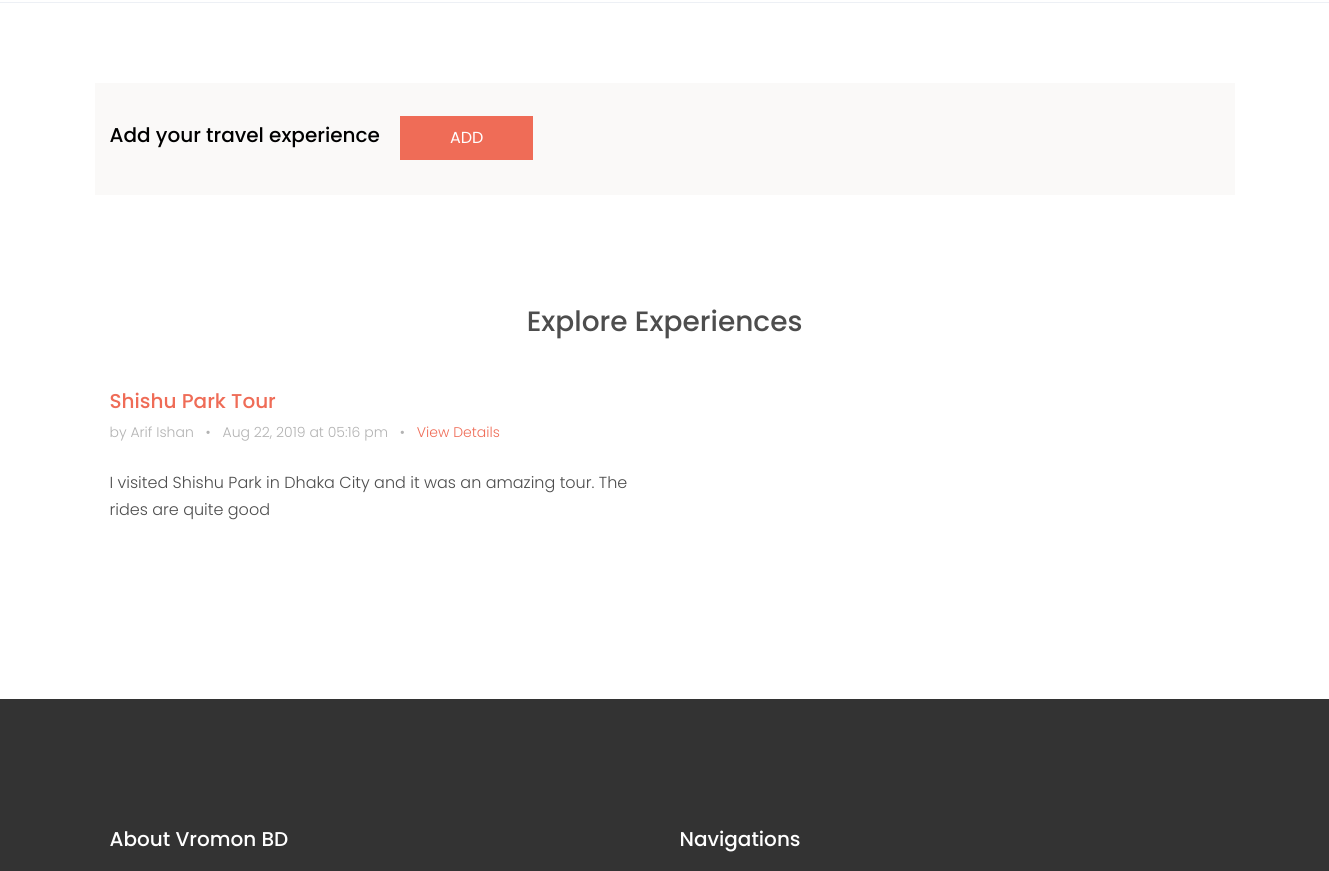
/experience.php (middle part), run on an earlier commit of the app's database.
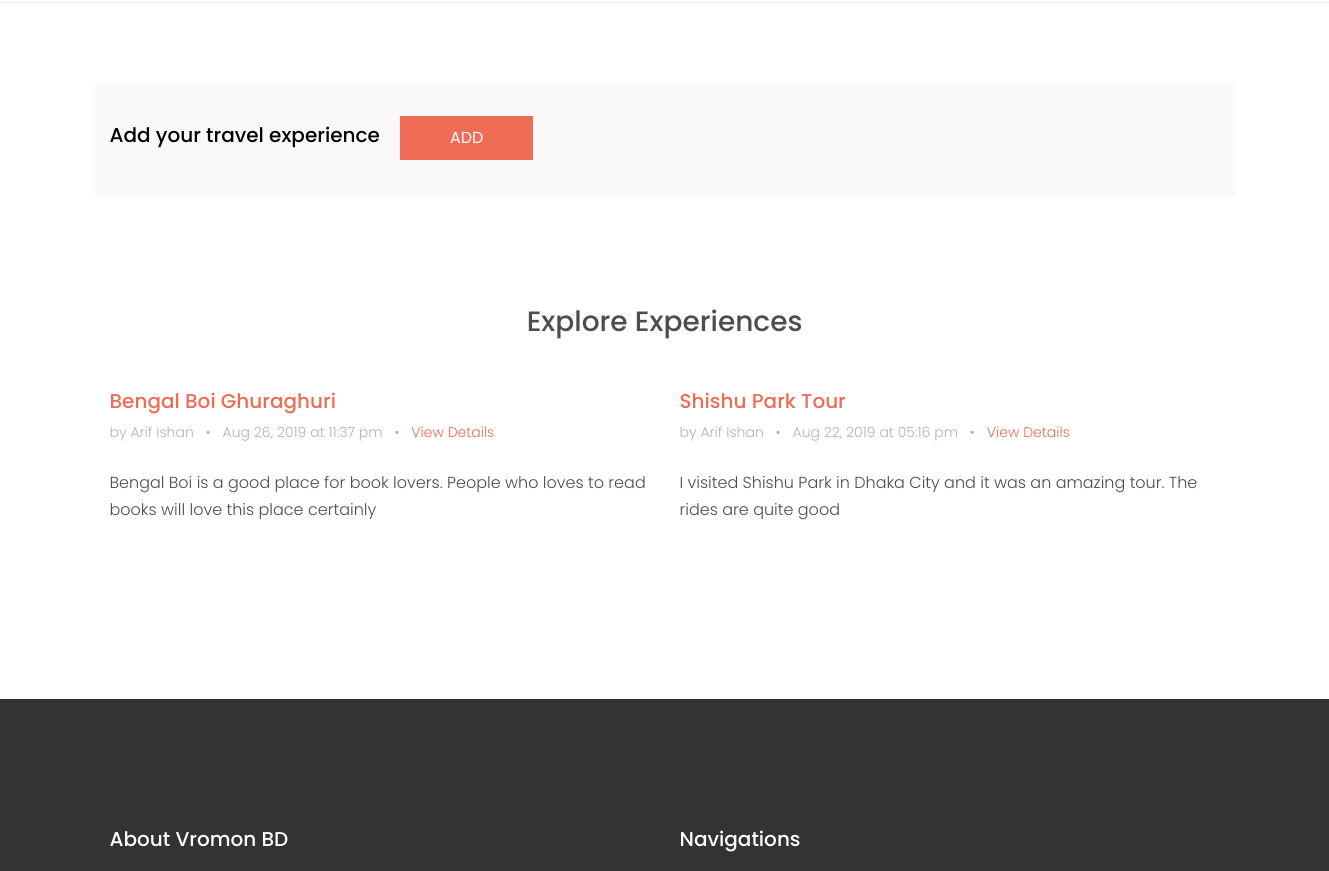
And on a later commit of the database.
### tables this page shows
CREATE TABLE `blogs` (
  `ID` int(11) NOT NULL,
  `UserID` int(11) NOT NULL,
  `Title` varchar(200) NOT NULL,
  `PlaceName` varchar(100) NOT NULL,
  `Description` text NOT NULL,
  `Tag` varchar(100) NOT NULL,
  `DateTime` varchar(30) NOT NULL
);

CREATE TABLE `user` (
  `ID` int(11) NOT NULL,
  `FirstName` varchar(50) NOT NULL,
  `LastName` varchar(50) NOT NULL,
  `Phone` varchar(20) NOT NULL,
  `Email` varchar(30) NOT NULL,
  `Password` varchar(30) NOT NULL
);

### experience.php (the view, shortened to what this page needs)
<?php
    include "zzz-dbConnect.php";
  ?>
<!DOCTYPE html>
<html lang="en">
  <head>
    <link rel="stylesheet" href="fonts/icomoon/style.css">
    <link rel="stylesheet" href="css/bootstrap.min.css">
    <link rel="stylesheet" href="css/magnific-popup.css">
    <link rel="stylesheet" href="css/jquery-ui.css">
    <link rel="stylesheet" href="css/owl.carousel.min.css">
    <link rel="stylesheet" href="css/owl.theme.default.min.css">
    <link rel="stylesheet" href="css/bootstrap-datepicker.css">
    <link rel="stylesheet" href="fonts/flaticon/font/flaticon.css">
    <link rel="stylesheet" href="https://cdn.jsdelivr.net/npm/mediaelement@4.2.7/build/mediaelementplayer.min.css">
    <link rel="stylesheet" href="css/aos.css">
    <link rel="stylesheet" href="css/style.css">
  </head>
  <body>
    <div class="site-wrap">
      <div class="site-section border-top" style="margin-bottom:-50px;">
        <div class="container">
          <div class="row text-center">
            <div class="col-md-12" style="display:flex; padding-top:40px; background-color:#FAF9F8;">
              <h5 class="mb-5 text-black" style="margin-right:20px;">Add your travel experience</h5>
              <?php if(isset($_SESSION['ID'])) {?>
                <p style="margin-top:-7px;"><a href="postForm" class="btn btn-primary py-2 px-5 text-white">ADD</a></p>
              <?php } else {?>
                  <p style="margin-top:-7px;"><a href ="login" onclick="alert('Login first!');" class="btn btn-primary py-2 px-5 text-white">ADD</a></p>
              <?php }?>
            </div>
          </div>
        </div>
      </div>
      <div class="site-section">
        <div class="container">
          <h3 style="text-align:center; margin-bottom:50px; ">Explore Experiences</h3>
          <div class="row mb-3 align-items-stretch">
            <?php
              $sql = "SELECT * FROM blogs ORDER BY ID DESC";
              $result = mysqli_query($link, $sql);
              while($row = mysqli_fetch_array($result)) {
                $sql = "select FirstName, LastName from user where ID = ".$row['UserID'];
                $result2 = mysqli_query($link, $sql);
                $row2 = mysqli_fetch_array($result2)
            ?>
                <div class="col-md-6 col-lg-6 mb-4 mb-lg-4" style="padding-bottom:40px;">
                  <div class="h-entry">
                    <h2 class="font-size-regular"><a href="post?eid=<?php echo $row['ID']?>&postTitle=<?php echo $row['Title']?>"><?php echo $row['Title']?></a></h2>
                    <div class="meta mb-4">by <?php echo $row2['FirstName']." ".$row2['LastName'] ?> <span class="mx-2">&bullet;</span> <?php echo $row['DateTime']?> <span class="mx-2">&bullet;</span> <a href="post?eid=<?php echo $row['ID']?>&postTitle=<?php echo $row['Title']?>">View Details</a></div>
                    <p><?php echo $row['Description']?></p>
                  </div>
                </div>
            <?php
              }
            ?>
          </div>
        </div>
      </div>
      <?php include "zzz-footer.php";?>
    </div>
  </body>
</html>

What changed in the data, as far as the page shows it:
added blogs: Title "Bengal Boi Ghuraghuri", UserID.FirstName "Arif", UserID.LastName "Ishan", DateTime "Aug 26, 2019 at 11:37 pm", Description "Bengal Boi is a good place for book lovers. People who loves to read books will love this place certainly"
